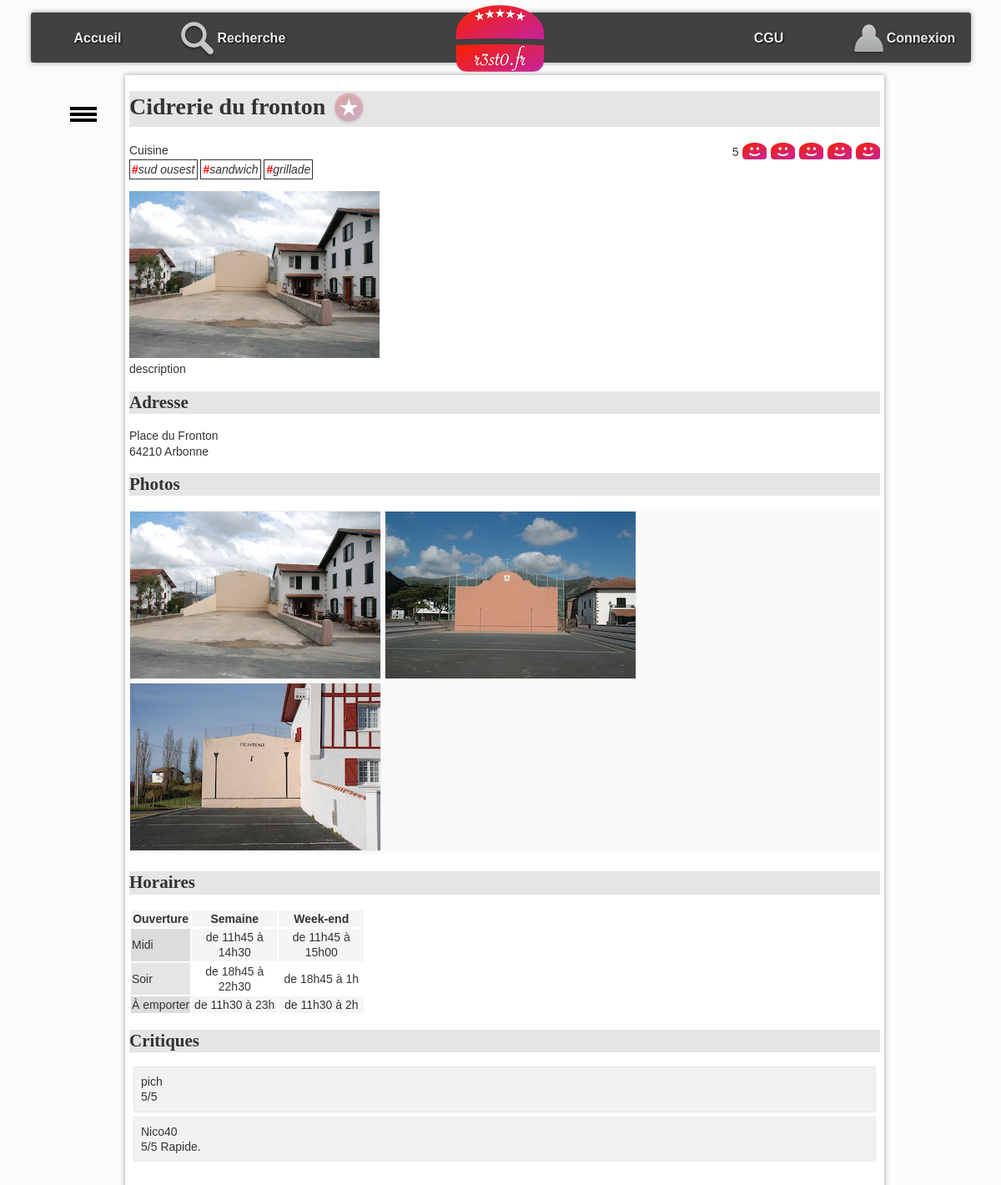
/?action=detail&idR=4, run on the app's committed database.
### tables this page shows
CREATE TABLE IF NOT EXISTS `resto` (
  `idR` bigint(20) NOT NULL,
  `nomR` varchar(255) DEFAULT NULL,
  `numAdrR` varchar(20) DEFAULT NULL,
  `voieAdrR` varchar(255) DEFAULT NULL,
  `cpR` char(5) DEFAULT NULL,
  `villeR` varchar(255) DEFAULT NULL,
  `latitudeDegR` float DEFAULT NULL,
  `longitudeDegR` float DEFAULT NULL,
  `descR` text DEFAULT NULL,
  `horairesR` text DEFAULT NULL
);

CREATE TABLE IF NOT EXISTS `typecresto` (
  `idR` bigint(20) NOT NULL,
  `idTC` bigint(20) NOT NULL
);

CREATE TABLE IF NOT EXISTS `typescuisine` (
  `idTC` bigint(20) NOT NULL,
  `libelleTC` varchar(100) NOT NULL
);

CREATE TABLE IF NOT EXISTS `photo` (
  `idP` bigint(20) NOT NULL,
  `cheminP` varchar(255) DEFAULT NULL,
  `idR` bigint(20) DEFAULT NULL
);

CREATE TABLE IF NOT EXISTS `critiquer` (
  `idR` bigint(20) NOT NULL,
  `note` int(11) DEFAULT NULL,
  `commentaire` varchar(4096) DEFAULT NULL,
  `idU` bigint(20) NOT NULL
);

CREATE TABLE IF NOT EXISTS `utilisateur` (
  `idU` bigint(20) NOT NULL,
  `mailU` varchar(150) NOT NULL,
  `mdpU` varchar(64) DEFAULT NULL,
  `pseudoU` varchar(50) DEFAULT NULL
);

### index.php (called while the page is built, shortened)
<?php
require_once "getRacine.php";
require_once "$racine/includes/autoload.inc.php";
require_once "$racine/includes/authentification.inc.php";
if (isset($_GET["action"])){
    $action = $_GET["action"];
}
else{
    $action = "defaut";
}
$fichier = controleurPrincipal($action);
try{
    require_once "$racine/controleur/$fichier";
} catch (Throwable $e) {
    ajouterMessage($action." : ".$e->getMessage() . " (ligne " . $e->getLine() . ")" . " dans le fichier " . $e->getFile());
    $titre = "Erreur";
    require_once "$racine/vue/entete.html.php";
    require_once "$racine/vue/pied.html.php";
}

### includes/autoload.inc.php (called while the page is built, shortened)
<?php
function chargeurBaseEspacesDeNoms(string $className) {
    $fileName = __DIR__ . '/../';
    $fileName .= str_replace('\\', DIRECTORY_SEPARATOR, $className) . '.class.php';
}

### modele/dao/Bdd.class.php (called while the page is built, shortened)
<?php
class Bdd {
    private static ?PDO $pdo=null;
    private static $login = "mgrandbarbe";
    private static $mdp = "6Yp26JeE";
    private static $bd = "mgrandbarbe_resto2";
    private static $serveur = "localhost";
    private static $pdoOptions = array  (
        PDO::MYSQL_ATTR_INIT_COMMAND => "SET NAMES utf8"
        ,PDO::ATTR_ERRMODE => PDO::ERRMODE_EXCEPTION
                                        );
    public static function connecter() : ?PDO  {
        if (is_null(self::$pdo)) {
                self::$pdo = new PDO("mysql:host=".self::$serveur.";dbname=".self::$bd, self::$login, self::$mdp, self::$pdoOptions);
        }
        return self::$pdo;
    }
    public static function getConnexion() : ?PDO {
        return self::$pdo;
    }
}

### modele/dao/RestoDAO.class.php (called while the page is built, shortened)
<?php
class RestoDAO {
    public static function getOneById(int $id): ?Resto {
        $leResto = null;
        try {
            $requete = "SELECT * FROM resto WHERE idR = :idR";
            $stmt = Bdd::getConnexion()->prepare($requete);
            $stmt->bindParam(':idR', $id, PDO::PARAM_INT);
            $ok = $stmt->execute();
            if ($ok && $stmt->rowCount() > 0) {
                $enreg = $stmt->fetch(PDO::FETCH_ASSOC);
                $leResto = self::enregistrementVersObjet($enreg);
            }
        } catch (PDOException $e) {
            throw new Exception("Erreur dans la méthode " . get_called_class() . "::getOneById : <br/>" . $e->getMessage());
        }
        return $leResto;
    }
    private static function enregistrementVersObjet(array $enreg): Resto {
        $id = $enreg['idR'];
        $leResto = new Resto(
                $enreg['idR'], $enreg['nomR'], $enreg['numAdrR'], $enreg['voieAdrR'], $enreg['cpR'], $enreg['villeR'],
                $enreg['latitudeDegR'], $enreg['longitudeDegR'], $enreg['descR'], $enreg['horairesR']
        );
        $lesCritiques = CritiqueDAO::getAllByResto($id);
        $lesPhotos = PhotoDAO::getAllByResto($id);
        $lesTypesCuisine = TypeCuisineDAO::getAllByResto($id);
        $leResto->setLesPhotos($lesPhotos);
        $leResto->setLesCritiques($lesCritiques);
        $leResto->setLesTypesCuisine($lesTypesCuisine);
        return $leResto;
    }
}

### modele/dao/CritiqueDAO.class.php (called while the page is built, shortened)
<?php
class CritiqueDAO {
    public static function getNoteMoyenneByIdR(int $idR): float {
        $retour = -1;
        try {
            $requete = "select avg(note) as moyenne from critiquer where idR=:idR";
            $stmt = Bdd::getConnexion()->prepare($requete);
            $stmt->bindParam(':idR', $idR, PDO::PARAM_INT);
            $ok = $stmt->execute();
            if ($ok && $stmt->rowCount() > 0) {
                $enreg = $stmt->fetch(PDO::FETCH_ASSOC);
                if (!is_null($enreg["moyenne"])){
                    $retour = $enreg["moyenne"];
                }
            }
        } catch (PDOException $e) {
            throw new Exception("Erreur dans la méthode " . get_called_class() . "::getNoteMoyenneByIdR : <br/>" . $e->getMessage());
        }
        return $retour;
    }
    public static function getAllByResto(int $idR): array {
        $lesObjets = array();
        try {
            $requete = "SELECT * FROM critiquer c"
                    . " INNER JOIN utilisateur u ON  c.idU = u.idU "
                    . " WHERE idR = :idR";
            $stmt = Bdd::getConnexion()->prepare($requete);
            $stmt->bindParam(':idR', $idR, PDO::PARAM_INT);
            $ok = $stmt->execute();
            if ($ok) {
                while ($enreg = $stmt->fetch(PDO::FETCH_ASSOC)) {
                    $user = new Utilisateur($enreg['idU'], $enreg['mailU'], $enreg['mdpU'], $enreg['pseudoU']);
                    $lesObjets[] = new Critique($enreg['note'], $enreg['commentaire'], $user);
                }
            }
        } catch (PDOException $e) {
            throw new Exception("Erreur dans la méthode " . get_called_class() . "::getAllByResto : <br/>" . $e->getMessage());
        }
        return $lesObjets;
    }
}

### modele/dao/PhotoDAO.class.php (called while the page is built, shortened)
<?php
class PhotoDAO {
    public static function getAllByResto(int $idR): array {
        $lesObjets = array();
        try {
            $requete = "SELECT * FROM photo WHERE idR = :idR";
            $stmt = Bdd::getConnexion()->prepare($requete);
            $stmt->bindParam(':idR', $idR, PDO::PARAM_INT);
            $ok = $stmt->execute();
            if ($ok) {
                while ($enreg = $stmt->fetch(PDO::FETCH_ASSOC)) {
                    $lesObjets[] = new Photo($enreg['idP'], $enreg['cheminP']);
                }
            }
        } catch (PDOException $e) {
            throw new Exception("Erreur dans la méthode " . get_called_class() . "::getAllByResto : <br/>" . $e->getMessage());
        }
        return $lesObjets;
    }
}

### modele/dao/TypeCuisineDAO.class.php (called while the page is built, shortened)
<?php
class TypeCuisineDAO {
    public static function getAllByResto(int $idR): array {
        $lesObjets = array();
        try {
            $requete = "SELECT * FROM typescuisine t INNER JOIN typecresto tr ON t.idTC = tr.idTC WHERE tr.idR = :idR";
            $stmt = Bdd::getConnexion()->prepare($requete);
            $stmt->bindParam(':idR', $idR, PDO::PARAM_INT);
            $ok = $stmt->execute();
            if ($ok) {
                while ($ligne = $stmt->fetch(PDO::FETCH_ASSOC)) {
                    $objet = new TypesCuisine($ligne['idTC'], $ligne['libelleTC']);
                    $lesObjets[] = $objet;
                }
            }
        } catch (PDOException $e) {
            throw new Exception("Erreur dans la méthode " . get_called_class() . "::getAllByResto : <br/>" . $e->getMessage());
        }
        return $lesObjets;
    }
}

### modele/metier/Resto.class.php (called while the page is built, shortened)
<?php
class Resto {
    private int $idR;
    private ?string $nomR;
    private ?string $voieAdr;
    private ?string $cpR;
    private ?string $villeR;
    private ?string $descR;
    private ?string $horairesR;
    private array $lesPhotos;
    private array $lesCritiques;
    function __construct(int $idR, string $nomR, ?string $numAdr, ?string $voieAdr, ?string $cpR, ?string $villeR, ?float $latitudeDegR, ?float $longitudeDegR, ?string $descR, ?string $horairesR) {
        $this->idR = $idR;
        $this->nomR = $nomR;
        $this->voieAdr = $voieAdr;
        $this->cpR = $cpR;
        $this->villeR = $villeR;
        $this->descR = $descR;
        $this->horairesR = $horairesR;
        $this->lesCritiques = array();
        $this->lesPhotos = array();
    }
    function getIdR(): int {
        return $this->idR;
    }
    function getNomR(): ?string {
        return $this->nomR;
    }
    function getVoieAdr(): ?string {
        return $this->voieAdr;
    }
    function getCpR(): ?string {
        return $this->cpR;
    }
    function getVilleR(): ?string {
        return $this->villeR;
    }
    function getDescR(): ?string {
        return $this->descR;
    }
    function getHorairesR(): ?string {
        return $this->horairesR;
    }
    function getLesPhotos(): array {
        return $this->lesPhotos;
    }
    function getLesCritiques(): array {
        return $this->lesCritiques;
    }
    function setLesPhotos(array $lesPhotos): void {
        $this->lesPhotos = $lesPhotos;
    }
    function setLesCritiques(array $lesCritiques): void {
        $this->lesCritiques = $lesCritiques;
    }
}

### includes/authentification.inc.php (called while the page is built, shortened)
<?php
function getIdULoggedOn(): int {
    if (isLoggedOn()) {
        $ret = intval($_SESSION["idU"]);
    } else {
        $ret = 0;
    }
    return $ret;
}
function isLoggedOn(): bool {
    $ret = false;
    return $ret;
}

### modele/dao/AimerDAO.class.php (called while the page is built, shortened)
<?php
class AimerDAO {
    public static function estAimeById(int $idU, int $idR): bool {
        $retour = false;
        try {
            $requete = "SELECT * FROM aimer WHERE idR=:idR AND idU=:idU";
            $stmt = Bdd::getConnexion()->prepare($requete);
            $stmt->bindParam(':idU', $idU, PDO::PARAM_INT);
            $stmt->bindParam(':idR', $idR, PDO::PARAM_INT);
            $ok = $stmt->execute();
        } catch (PDOException $e) {
            throw new Exception("Erreur dans la méthode " . get_called_class() . "::estAimeByIdU : <br/>" . $e->getMessage());
        }
        return $retour;
    }
}

### modele/metier/TypesCuisine.class.php (called while the page is built, shortened)
<?php
class TypesCuisine {
     private string $libelle;
    function __construct(int $idTC, string $libelle) {
        $this->libelle = $libelle;
    }
    function getLibelle(): ?string {
        return $this->libelle;
    }
}

### vue/vueDetailResto.php (the view, shortened to what this page needs)
<h1><?= $unResto->getNomR(); ?>
    <?php if ($aimer != false) { ?>
        <a href="./?action=aimer&idR=<?= $unResto->getIdR(); ?>" ><img class="aimer" src="images/aime.png" alt="j'aime ce restaurant"></a>
    <?php } else { ?>
        <a href="./?action=aimer&idR=<?= $unResto->getIdR(); ?>" ><img class="aimer" src="images/aimepas.png" alt="je n'aime pas encore ce restaurant"></a>
    <?php } ?>
</h1>
<span id="note">
    <?php
        echo $noteMoye;
        for ($i = 1; $i <= 5; $i++) { ?>
        <a class="aimer" href="./?action=noter&note=<?= $i ?>&idR=<?= $unResto->getIdR();?>" >
            <?php if ($i <= $noteMoy) { ?>
                <img class="note" src="images/like.png" alt="">
            <?php } else {
                ?>
                <img class="note" src="images/neutre.png" alt="line neutre">
            <?php } ?>
        </a>
    <?php } ?>
</span>
<span id="typecuisine">
    <?php
    echo "Cuisine <br>";
    foreach ($lesTypesCuisine as $unTypeCuisine) {
        ?>
        <div class="TC-block">
            <span class="TC-txt"><b>#</b><i><?= $unTypeCuisine->getLibelle(); ?></i></span>
        </div>
        <?php
    }
    ?>
</span>
<p id="principal">
    <?php
    if (count($lesPhotos) > 0) {
        $laPhoto = $lesPhotos[0];
        ?>
        <img src="photos/<?= $laPhoto->getCheminP() ?>" alt="photo du restaurant" />
    <?php } ?>
    <br />
    <?= $unResto->getDescR(); ?>
</p>
<h2 id="adresse">
    Adresse
</h2>
<p>
    <?= $unResto->getVoieAdr(); ?><br />
    <?= $unResto->getCpR(); ?>
    <?= $unResto->getVilleR(); ?>
</p>
<h2 id="photos">
    Photos
</h2>
<ul id="galerie">
    <?php
    foreach ($lesPhotos as $laPhoto) {
        ?>
        <li> <img class="galerie" src="photos/<?= $laPhoto->getCheminP() ?>" alt="" /></li>
        <?php
    }
    ?>
</ul>
<h2 id="horaires">
    Horaires
</h2>
<?= $unResto->getHorairesR(); ?>
<h2 id="crit">Critiques</h2>
<ul id="critiques">
    <?php
    foreach ($critiques as $uneCritique) {
        ?>
        <li>
            <span>
                <?= $uneCritique->getLeUtilisateur()->getPseudoU() ?>
            </span>
            <div>
                <span>
                    <?php
                    if ($uneCritique->getNote()) {
                        ?>
                        <?= $uneCritique->getNote() ?>/5
                        <?php
                    }
                    ?>
                </span>
                <span><?= $uneCritique->getCommentaire() ?> </span>
            </div>
        </li>
    <?php } ?>
</ul>

### css/base.css (style rules this page uses)
:root { --largeurPage: 900px; --largeurMenuCont : 200px; --margeCalc: calc((100% - var(--largeurPage)) / 2); --margeMenuHaut : 15px; --hauteurMenuGene:60px; --coulA1:#5A7694; --coulA2:#D7E5ED; --coulB1:#566459; --coulB2:#90974A; --coulC:#CDBCA0; --fondC:#fcfbfb; --padding_cote:5px; }
body { font-family: Arial; color : #333; font-size : 14px; line-height : 1.3; scroll-behavior: smooth; background-color : var(--fondC); }
a.aimer { text-decoration: none; }

### css/cgu.css (style rules this page uses)
h1,h2,h3,h4 { font-family: Futura; background-color : rgba(0,0,0,0.1); }
td.cell { text-align : center; width : 100px; }
td.label { background-color : rgba(0,0,0,0.1); }
tr:nth-child(odd) { background-color : rgb(245,245,245); }

### css/corps.css (style rules this page uses)
#galerie { margin-top : 0px; margin-bottom : 20px; padding-left : 0px; background-color : rgb(250,250,250); }
#galerie li { display : inline-block; }
img.note { padding-left : 1px; vertical-align : sub; }
img.galerie { border:1px solid rgb(239,239,239); }
#note { float : right; }
img.aimer { vertical-align : middle; }
#critiques { list-style-type : none; padding-left : 0px; }
#critiques>li { border:1px solid rgba(0,0,0,0.05); background-color:rgba(0,0,0,0.05); padding:8px; margin:5px; border-radius: 2px; }
.TC-block { display: inline-flex; }
.TC-txt { border: solid 1px; padding: 2px; margin-top: 2px; }
.TC-txt b { color: red; }

### data on the page
resto: nomR "Cidrerie du fronton", descR "description", voieAdrR "Place du Fronton", cpR "64210", villeR "Arbonne", horairesR "Ouverture Semaine Week-end Midi de 11h45 à 14h30 de 11h45 à 15h00 Soir de 18h45 à 22h30 de 18h45 à 1h À emporter de 11h30 à 23h de 11h30 à 2h"
typecresto: idTC.libelleTC "sud ousest"
typecresto: idTC.libelleTC "sandwich"
typecresto: idTC.libelleTC "grillade"
photo: cheminP (picture)
photo: cheminP (picture)
photo: cheminP (picture)
critiquer: idU.pseudoU "pich", note "5"
critiquer: idU.pseudoU "Nico40", note "5", commentaire "Rapide."

### other printed values
$noteMoye "5"
